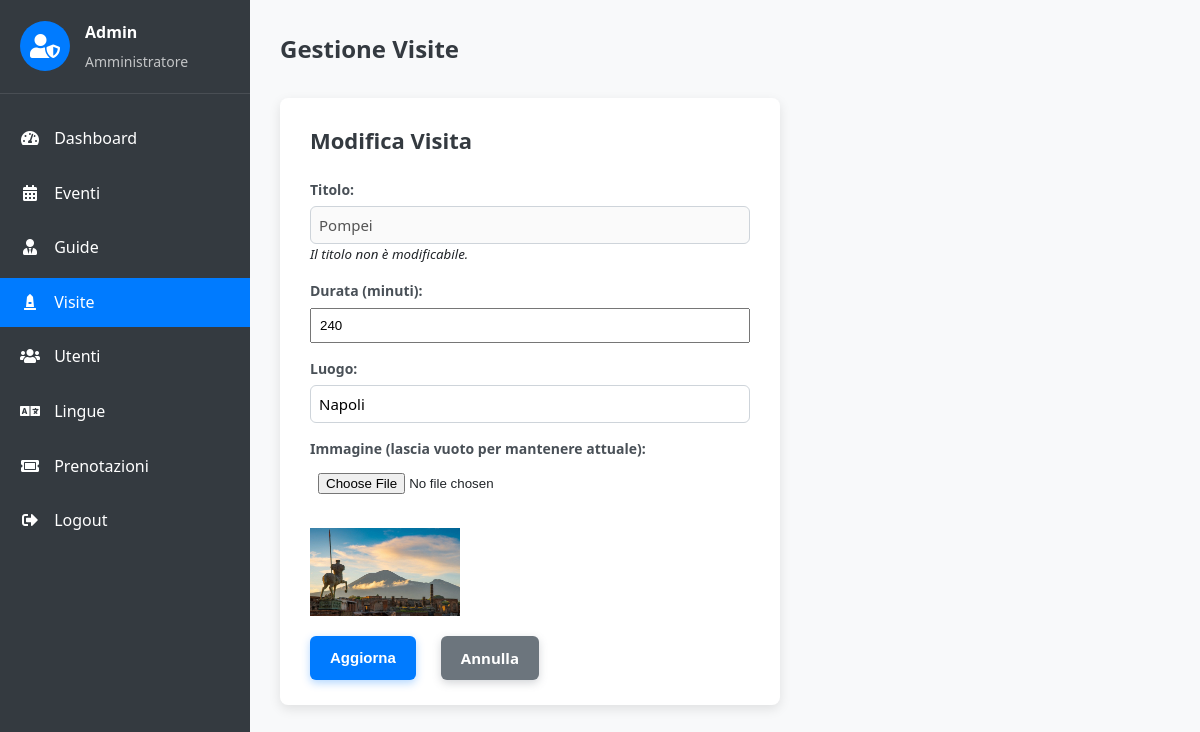
Page /admin_visite.php?action=edit&titolo=Pompei (signed in) on the committed database.
### tables this page shows
create table  Visita(
	titolo varchar(30) primary key,
	durata int,
	luogo varchar(30),
	img varchar(255) not null
);

### admin_visite.php (the view, shortened to what this page needs)
<?php
$config = require('databaseConfig.php');
$db = DBcon::getDB($config);
$edit_mode = isset($_GET['action']) && in_array($_GET['action'], ['edit', 'create']);
$visita_to_edit = null;
if (isset($_GET['action']) && $_GET['action'] === 'edit' && isset($_GET['titolo'])) {
    try {
        $stmt = $db->prepare("SELECT titolo, durata, luogo, img FROM Visita WHERE titolo = ?");
        $stmt->execute([$_GET['titolo']]);
        $visita_to_edit = $stmt->fetch(PDO::FETCH_ASSOC);
    } catch (PDOException $e) {
        $error_message = "Errore nel recupero della visita da modificare: " . $e->getMessage();
    }
}
?>
<!DOCTYPE html>
<html lang="it">
<head>
    <link rel="stylesheet" href="style/admin.css">
    <link rel="stylesheet" href="https://cdnjs.cloudflare.com/ajax/libs/font-awesome/5.15.3/css/all.min.css">
</head>
<body>
<div class="admin-dashboard">
    <div class="sidebar">
        <div class="admin-info">
            <div class="admin-avatar"><i class="fas fa-user-shield"></i></div>
            <div class="admin-details">
                <h3><?= htmlspecialchars($_SESSION['user_name']) ?></h3>
                <p>Amministratore</p>
            </div>
        </div>
        <ul class="admin-menu">
            <li><a href="admin_dashboard.php"><i class="fas fa-tachometer-alt"></i> Dashboard</a></li>
            <li><a href="admin_eventi.php"><i class="fas fa-calendar-alt"></i> Eventi</a></li>
            <li><a href="admin_guide.php"><i class="fas fa-user-tie"></i> Guide</a></li>
            <li class="active"><a href="admin_visite.php"><i class="fas fa-monument"></i> Visite</a></li>
            <li><a href="admin_utenti.php"><i class="fas fa-users"></i> Utenti</a></li>
            <li><a href="admin_lingue.php"><i class="fas fa-language"></i> Lingue</a></li>
            <li><a href="admin_prenotazioni.php"><i class="fas fa-ticket-alt"></i> Prenotazioni</a></li>
            <li><a href="logout.php"><i class="fas fa-sign-out-alt"></i> Logout</a></li>
        </ul>
    </div>
    <div class="main-content">
        <div class="page-header">
            <h1>Gestione Visite</h1>
        </div>
        <?php if ($edit_mode): ?>
            <div class="edit-form-container">
                <h2><?= $_GET['action'] === 'create' ? 'Crea Nuova Visita' : 'Modifica Visita' ?></h2>
                <form method="POST" enctype="multipart/form-data" class="edit-form">
                    <div class="form-group">
                        <label for="titolo">Titolo:</label>
                        <?php if ($_GET['action'] === 'create'): ?>
                            <input type="text" name="titolo" id="titolo" required value="">
                        <?php else: ?>
                            <input type="text" id="titolo" disabled value="<?= htmlspecialchars($visita_to_edit['titolo']) ?>">
                            <small><i>Il titolo non è modificabile.</i></small>
                        <?php endif; ?>
                    </div>
                    <div class="form-group">
                        <label for="durata">Durata (minuti):</label>
                        <input type="number" name="durata" id="durata" min="1" required value="<?= htmlspecialchars($visita_to_edit['durata'] ?? '') ?>">
                    </div>
                    <div class="form-group">
                        <label for="luogo">Luogo:</label>
                        <input type="text" name="luogo" id="luogo" required value="<?= htmlspecialchars($visita_to_edit['luogo'] ?? '') ?>">
                    </div>
                    <div class="form-group">
                        <label for="img">Immagine <?= $_GET['action'] === 'edit' ? '(lascia vuoto per mantenere attuale)' : '' ?>:</label>
                        <input type="file" name="img" id="img" accept="image/*" <?= $_GET['action'] === 'create' ? 'required' : '' ?>>
                        <?php if ($_GET['action'] === 'edit' && $visita_to_edit['img']): ?>
                            <br><img src="<?= htmlspecialchars($visita_to_edit['img']) ?>" alt="Immagine Visita" class="visita-img">
                        <?php endif; ?>
                    </div>
                    <div class="form-actions">
                        <button type="submit" class="btn"><?= $_GET['action'] === 'create' ? 'Crea' : 'Aggiorna' ?></button>
                        <a href="admin_visite.php" class="btn secondary">Annulla</a>
                    </div>
                </form>
            </div>
        <?php endif; ?>
    </div>
</div>
</body>
</html>

### style/admin.css (style rules this page uses)
* { margin: 0; padding: 0; box-sizing: border-box; }
body { font-family: 'Segoe UI', Tahoma, Geneva, Verdana, sans-serif; background-color: #f8f9fa; color: #212529; line-height: 1.6; min-height: 100vh; }
.admin-dashboard { display: flex; min-height: 100vh; }
.sidebar { width: 250px; background-color: #343a40; color: #fff; padding: 20px 0; height: 100vh; position: sticky; top: 0; }
.admin-info { padding: 0 20px 20px; border-bottom: 1px solid rgba(255, 255, 255, 0.1); margin-bottom: 20px; display: flex; align-items: center; }
.admin-avatar { width: 50px; height: 50px; background-color: #007bff; border-radius: 50%; display: flex; align-items: center; justify-content: center; margin-right: 15px; }
.admin-avatar i { font-size: 24px; }
.admin-details h3 { margin: 0; font-size: 16px; }
.admin-details p { margin: 5px 0 0; opacity: 0.7; font-size: 14px; }
.admin-menu { list-style: none; padding: 0; margin: 0; }
.admin-menu li { margin-bottom: 5px; }
.admin-menu li a { display: block; padding: 12px 20px; color: #fff; text-decoration: none; transition: all 0.3s; }
.admin-menu li a i { margin-right: 10px; width: 20px; text-align: center; }
.admin-menu li.active a { background-color: #007bff; }
.main-content { flex: 1; padding: 30px; background-color: #f8f9fa; overflow-y: auto; }
.page-header { margin-bottom: 30px; }
.page-header h1 { margin: 0; font-size: 24px; color: #343a40; margin-bottom: 10px; }
.btn { display: inline-block; background-color: #007bff; color: #fff; padding: 8px 16px; border-radius: 4px; text-decoration: none; border: none; cursor: pointer; font-size: 14px; transition: background-color 0.3s; }
.btn.secondary { background-color: #6c757d; }
html, body { height: 100%; margin: 0; padding: 0; }
.edit-form-container { background-color: #fff; padding: 25px 30px; border-radius: 8px; box-shadow: 0 4px 12px rgba(0, 0, 0, 0.1); max-width: 500px; margin-bottom: 30px; }
.edit-form-container h2 { margin-bottom: 20px; color: #343a40; font-weight: 600; font-size: 22px; }
.form-group { margin-bottom: 20px; display: flex; flex-direction: column; }
.form-group label { margin-bottom: 6px; font-weight: 600; color: #495057; font-size: 14px; }
.form-group input[type="text"], .form-group input[type="email"], .form-group input[type="password"], .form-group textarea, .form-group select { padding: 10px 12px; font-size: 15px; border: 1.8px solid #ced4da; border-radius: 6px; transition: border-color 0.3s ease, box-shadow 0.3s ease; font-family: inherit; outline: none; resize: vertical; }
.edit-form .btn { padding: 10px 20px; font-size: 15px; border-radius: 6px; font-weight: 600; box-shadow: 0 3px 8px rgba(0, 123, 255, 0.3); }
.edit-form .btn.secondary { background-color: #6c757d; box-shadow: 0 3px 8px rgba(108, 117, 125, 0.3); }
.form-actions { display: flex; gap: 15px; justify-content: flex-start; }

### admin_visite.php (style rules this page uses)
img.visita-img { max-width: 150px; height: auto; }
form.edit-form { max-width: 600px; }
form.edit-form .form-group { margin-bottom: 15px; }
form.edit-form label { display: block; font-weight: bold; margin-bottom: 5px; }
form.edit-form input[type="text"], form.edit-form input[type="number"], form.edit-form input[type="file"] { width: 100%; padding: 8px; box-sizing: border-box; }
.form-actions { margin-top: 20px; }
.form-actions .btn { margin-right: 10px; }

### rows in the picture
visita: titolo "Pompei", durata "240", luogo "Napoli", img (picture)

### other values in the picture
$_SESSION['user_name'] "Admin"
